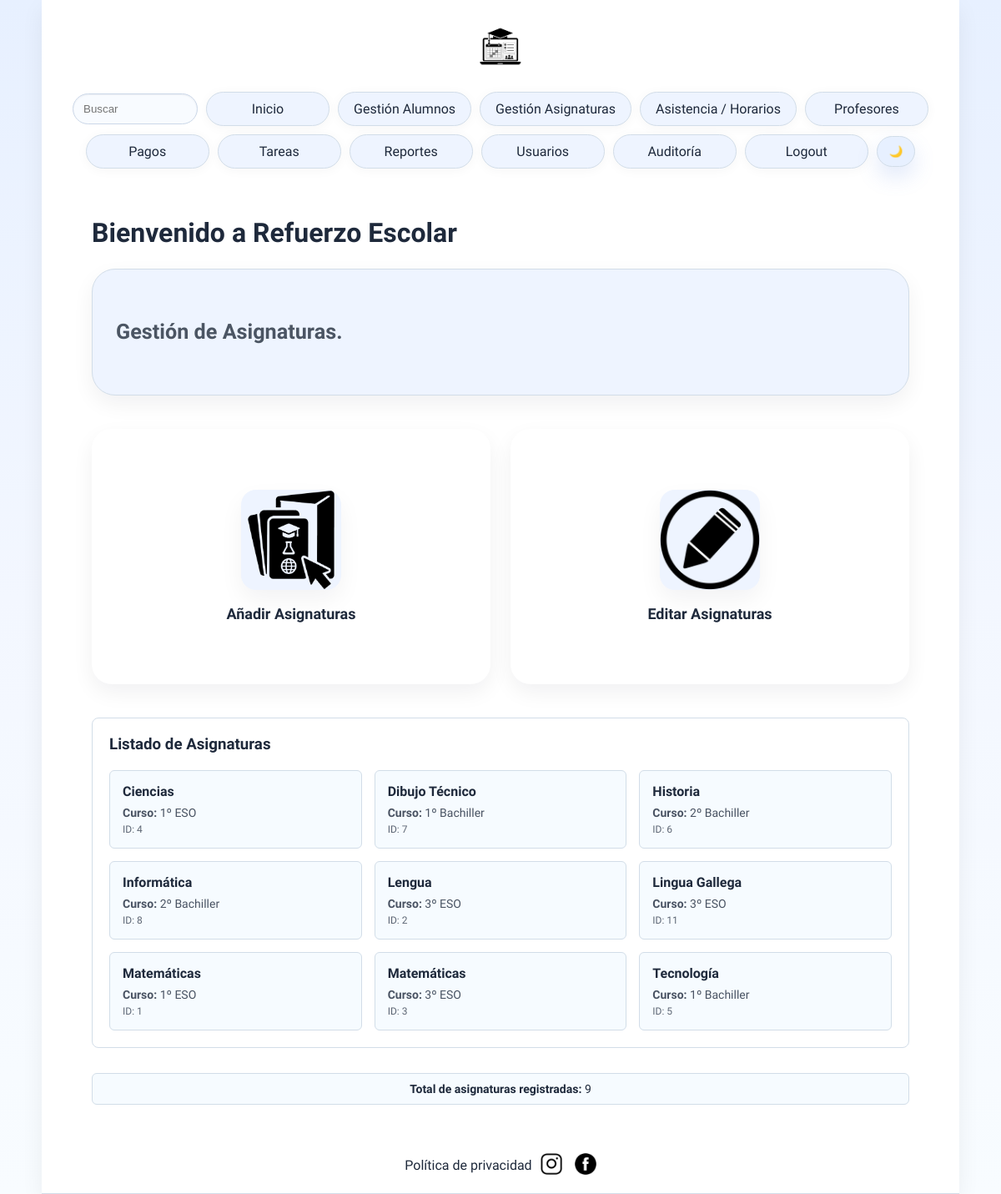
Page /gestionAsignaturas.php (signed in) on the committed database.
### tables this page shows
CREATE TABLE `Asignatura` (
  `id` int(5) UNSIGNED NOT NULL,
  `nombre` varchar(255) NOT NULL,
  `curso` varchar(255) NOT NULL
);

### models/auth.php (called while the page is built, shortened)
<?php
function usuarioActualEsAdmin() {
    return isset($_SESSION['role']) && $_SESSION['role'] === 'admin';
}
function usuarioActualEsPortal() {
    return isset($_SESSION['role']) && in_array($_SESSION['role'], ['student', 'family']);
}
?>

### models/mysqlConnect.php (called while the page is built, shortened)
<?php
    class mysqlConn{
        private $msqli;
        public function __construct(){
            $this->server = getenv('DB_HOST') !== false ? getenv('DB_HOST') : 'localhost';
            $this->user = getenv('DB_USER') !== false ? getenv('DB_USER') : 'root';
            $this->password = getenv('DB_PASSWORD') !== false ? getenv('DB_PASSWORD') : '';
            $this->database = getenv('DB_NAME') !== false ? getenv('DB_NAME') : 'almamater';
            $this->msqli = new mysqli($this->server, $this->user, $this->password, $this->database);
            $this->msqli->set_charset("utf8");
    }
    public function realizarConsultaSQL($consulta){
        $result = $this->msqli->query($consulta);
        return $result;
    }
    public function preparar($sql){
        try {
            return $this->msqli->prepare($sql);
        } catch (mysqli_sql_exception $e) {
            error_log("Error SQL al preparar sentencia: " . $e->getMessage());
            return false;
        }
    }
}
?>

### controllers/AsignaturaController.php (called while the page is built, shortened)
<?php
require_once(__DIR__ . "/../models/mysqlConnect.php");
class AsignaturaController {
    private $conexion;
    public function __construct() {
        $this->conexion = new mysqlConn();
    }
    public function getTodasLasAsignaturas() {
        $sql = "SELECT id, nombre, curso FROM Asignatura ORDER BY nombre ASC";
        return $this->conexion->realizarConsultaSQL($sql);
    }
    public function contarAsignaturas($termino = '') {
        if ($termino) {
            $stmt = $this->conexion->preparar("SELECT COUNT(*) as total FROM Asignatura WHERE nombre LIKE ? OR curso LIKE ?");
            if (!$stmt) return false;
            $terminoLike = "%$termino%";
            $stmt->bind_param("ss", $terminoLike, $terminoLike);
        } else {
            $stmt = $this->conexion->preparar("SELECT COUNT(*) as total FROM Asignatura");
        }
        $stmt->execute();
        $result = $stmt->get_result();
        $row = $result->fetch_assoc();
        return $row['total'];
    }
}
?>

### gestionAsignaturas.php (the view, shortened to what this page needs)
<?php
require_once("views/cabecera.php");
require_once("controllers/AsignaturaController.php");
$asignaturaController = new AsignaturaController();
$totalAsignaturas = $asignaturaController->contarAsignaturas();
$todasAsignaturas = $asignaturaController->getTodasLasAsignaturas();
?>
		<div id="contenido">
		 <h1>Bienvenido a Refuerzo Escolar </h1>
			<div id="contenidoIndex">
				<h2>Gestión de Asignaturas.</h2>
		</div>
		<div id="opcionesGestion">
			<div class="opcionGestion">
				<a href="nuevoAsignatura.php">
					<img src="img/asignaturas.png" alt="Añadir Asignatura" class="imagenGestion">
					<p>Añadir Asignaturas</p>
				</a>
			</div>
			<div class="opcionGestion">
				<a href="editorAsignaturas.php">
					<img src="img/editarAlumno.png" alt="Editar Asignatura" class="imagenGestion">
					<p>Editar Asignaturas</p>
				</a>
			</div>
		</div>
		<div style="margin-top: 30px; padding: 20px; background: var(--card-bg); border-radius: 8px; border: 1px solid var(--border-color);">
			<h3 style="margin: 0 0 20px 0; color: var(--text-color);">Listado de Asignaturas</h3>
			<?php if ($todasAsignaturas && $todasAsignaturas->num_rows > 0): ?>
				<div style="display: grid; grid-template-columns: repeat(auto-fill, minmax(300px, 1fr)); gap: 15px;">
					<?php while ($asignatura = $todasAsignaturas->fetch_assoc()): ?>
						<div style="padding: 15px; background: var(--table-row-bg); border-radius: 6px; border: 1px solid var(--border-color);">
							<h4 style="margin: 0 0 8px 0; color: var(--text-color); font-size: 16px;">
								<?php echo htmlspecialchars($asignatura['nombre']); ?>
							</h4>
							<p style="margin: 0; color: var(--text-color); opacity: 0.8; font-size: 14px;">
								<strong>Curso:</strong> <?php echo htmlspecialchars($asignatura['curso']); ?>
							</p>
							<p style="margin: 5px 0 0 0; color: var(--text-color); opacity: 0.7; font-size: 12px;">
								ID: <?php echo htmlspecialchars($asignatura['id']); ?>
							</p>
						</div>
					<?php endwhile; ?>
				</div>
			<?php else: ?>
				<p style="margin: 0; color: var(--text-color); font-style: italic;">No hay asignaturas registradas en el sistema.</p>
			<?php endif; ?>
		</div>
		<div style="margin-top: 30px; padding: 10px 15px; background: var(--table-row-bg); border-radius: 6px; border: 1px solid var(--border-color); text-align: center;">
			<p style="margin: 0; font-size: 14px; color: var(--text-color);">
				<strong>Total de asignaturas registradas:</strong> <?php echo $totalAsignaturas; ?>
			</p>
		</div>
		</div>
        <?php require_once("views/pieDePagina.php"); ?>
	</body>
</html>

### views/cabecera.php (shortened to what this page needs)
<?php
require_once(__DIR__ . "/../models/auth.php");
?>
<!DOCTYPE html>
<html>
    <head>
    <?php $cssVersion = @filemtime($_SERVER['DOCUMENT_ROOT'] . '/academia.css') ?: time(); ?>
    <link rel="stylesheet" type="text/css" href="/academia.css?v=<?php echo $cssVersion; ?>">
</head>
<body>
    <div id="cabecera">
		<div id="logo">
            <?php $logoVersion = @filemtime($_SERVER['DOCUMENT_ROOT'] . '/img/logo.png') ?: time(); ?>
			<a href="/index.php" title="Ir al inicio"><img src="/img/logo.png?v=<?php echo $logoVersion; ?>" alt="Refuerzo Escolar"></a>
        </div>
        <div id="menu">
            <?php if (usuarioActualEsPortal()): ?>
			<a href="/portal.php">Portal</a>
            <?php else: ?>
            <form action="/buscar.php" method="get" class="menu-search">
                <input type="text" name="q" placeholder="Buscar">
            </form>
			<a href="/index.php">Inicio</a>
			<a href="/gestionAlumnos.php">Gestión Alumnos</a>
			<a href="/gestionAsignaturas.php">Gestión Asignaturas</a>
			<a href="/gestionAsistencia.php">Asistencia / Horarios</a>
			<a href="/profesores.php">Profesores</a>
			<a href="/pagos.php">Pagos</a>
			<a href="/tareas.php">Tareas</a>
			<a href="/reportes.php">Reportes</a>
                <?php if (usuarioActualEsAdmin()): ?>
			<a href="/usuarios.php">Usuarios</a>
			<a href="/auditoria.php">Auditoría</a>
                <?php endif; ?>
            <?php endif; ?>
			<a href="/logout.php">Logout</a>
		<button id="theme-toggle" aria-label="Cambiar tema" class="theme-toggle">🌙</button>
        </div>

### views/pieDePagina.php
<div id="pieDePagina">
    <div id="terminosLegales">
        <a href="privacidad.html">Política de privacidad</a>
        <div id="redesSociales">
            <a href="https://instagram.com" target="_blank">
                <img src="img/logoInstagram.png" alt="Instagram" class="iconoRedSocial">
            </a>
            <a href="https://facebook.com" target="_blank">
                <img src="img/logoFacebook.png" alt="Facebook" class="iconoRedSocial">
            </a>
        </div>
    </div>
</div>

### academia.css (style rules this page uses)
:root { --page-bg: linear-gradient(180deg, #e7f0ff 0%, #f3f7ff 50%, #f8fcff 100%); --text-color: #1e293b; --muted-color: #4b5563; --card-bg: #ffffff; --card-text: #0f172a; --border-color: #d2dde8; --input-bg: #f8fbff; --input-border: #cbd7e8; --input-text: #1e293b; --link-color: #1e293b; --link-hover: #3f6de1; --primary-color: #5b86e5; --primary-contrast: #ffffff; --success-color: #22c55e; --danger-color: #ef4444; --hover-bg: #e7f0ff; --table-row-bg: #f6fbff; --table-header-bg: #eef4ff; --shadow: 0 18px 40px rgba(15, 23, 42, 0.08); --shadow-soft: 0 10px 26px rgba(15, 23, 42, 0.06); --hero-bg: #eef4ff; }
body { min-height: 100vh; margin: 0; font-family: 'Actor', Arial, sans-serif; color: var(--text-color); background: var(--page-bg); transition: background 0.3s ease, color 0.3s ease; }
#cabecera, #contenido, #piePagina { max-width: 1100px; margin: 0 auto; padding: 0 20px; }
#cabecera { display: flex; flex-direction: column; align-items: center; justify-content: center; gap: 18px; padding: 24px 0 18px; background: var(--card-bg); border-bottom: 1px solid var(--border-color); box-shadow: var(--shadow-soft); position: sticky; top: 0; z-index: 10; }
#logo { display: flex; align-items: center; justify-content: center; width: 100%; padding: 0 16px; }
#menu { display: flex; flex-wrap: wrap; justify-content: center; align-items: center; gap: 10px; width: 100%; padding: 0 16px 10px; }
#menu a { display: inline-flex; align-items: center; justify-content: center; padding: 10px 18px; min-width: 110px; border-radius: 999px; border: 1px solid var(--border-color); color: var(--link-color); background: var(--hero-bg); box-shadow: 0 2px 14px rgba(15,23,42,0.04); transition: transform 0.2s ease, background-color 0.2s ease, color 0.2s ease; }
.menu-search { margin: 0; }
.menu-search input[type="text"] { width: 150px; padding: 10px 12px; border-radius: 999px; }
.theme-toggle { background: var(--hover-bg); border: 1px solid var(--border-color); border-radius: 999px; color: var(--text-color); padding: 10px 14px; cursor: pointer; transition: background 0.2s ease, transform 0.2s ease; }
#logo img { height: 68px; max-width: 240px; width: auto; display: block; }
#contenido { clear: both; margin: 20px auto 40px; color: var(--text-color); width: 100%; max-width: 980px; }
#terminosLegales, #redesSociales { float: none; display: inline-flex; align-items: center; gap: 10px; }
a { text-decoration: none; color: var(--link-color); }
h1 { margin: 10px 0 6px 0; font-size: clamp(2rem, 2.4vw, 3rem); }
h3 { margin: 8px 0 10px 0; color: var(--muted-color); }
#contenidoIndex { background: var(--hero-bg); padding: 30px 28px; border-radius: 28px; box-shadow: var(--shadow-soft); margin: 24px 0 36px; color: var(--muted-color); line-height: 1.9; font-size: 1.05rem; border: 1px solid var(--border-color); }
#opcionesGestion { display: grid; grid-template-columns: repeat(auto-fit, minmax(260px, 1fr)); gap: 24px; margin: 40px 0; }
.opcionGestion { text-align: center; background: var(--card-bg); border-radius: 24px; padding: 28px 24px; min-height: 250px; display: flex; flex-direction: column; justify-content: center; gap: 16px; box-shadow: var(--shadow-soft); transition: transform 0.3s ease, box-shadow 0.3s ease; }
.imagenGestion { width: 120px; height: 120px; object-fit: contain; display: block; margin: 0 auto 18px auto; border-radius: 18px; background: var(--hero-bg); box-shadow: 0 12px 28px rgba(15,23,42,0.05); transition: transform 0.3s ease, box-shadow 0.3s ease; }
.opcionGestion a { text-decoration: none; color: inherit; display: block; }
.opcionGestion p { font-size: 18px; font-weight: 700; margin: 0; color: var(--text-color); }
#redesSociales { display: flex; gap: 15px; align-items: center; }
.iconoRedSocial { width: 26px; height: 26px; display: inline-block; object-fit: contain; }
input[type="text"], input[type="email"], input[type="number"], input[type="date"], input[type="time"], input[type="file"], select, textarea { padding: 12px 14px; border: 1px solid var(--input-border); border-radius: 12px; outline: none; width: 100%; max-width: 100%; background: var(--input-bg); color: var(--input-text); box-shadow: inset 0 1px 2px rgba(15,23,42,0.06); box-sizing: border-box; }
button, input[type="submit"] { padding: 10px 16px; border: none; border-radius: 12px; background: var(--primary-color); color: var(--primary-contrast); cursor: pointer; box-shadow: 0 12px 26px rgba(91,134,229,0.18); transition: filter 0.2s ease, transform 0.2s ease; }

### rows in the picture
asignatura: nombre "Ciencias", curso "1º ESO", id "4"
asignatura: nombre "Dibujo Técnico", curso "1º Bachiller", id "7"
asignatura: nombre "Historia", curso "2º Bachiller", id "6"
asignatura: nombre "Informática", curso "2º Bachiller", id "8"
asignatura: nombre "Lengua", curso "3º ESO", id "2"
asignatura: nombre "Lingua Gallega", curso "3º ESO", id "11"
asignatura: nombre "Matemáticas", curso "1º ESO", id "1"
asignatura: nombre "Matemáticas", curso "3º ESO", id "3"
asignatura: nombre "Tecnología", curso "1º Bachiller", id "5"

### other values in the picture
$totalAsignaturas "9"
